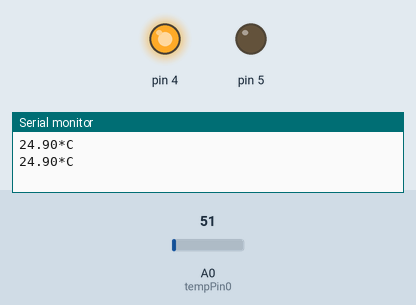
Recording of a sketch running on a simulated Arduino Uno, built with avr-gcc and run on an emulated ATmega328P. Shown: output pins drawn as LEDs (lit = HIGH), the last lines printed to the serial monitor. Inputs (shaded band) come from the test bench; at power-on: A0 (tempPin0) = 51.

Above: at 1.8 s.
1.9 s: A0 (tempPin0) set to 59
3.4 s: A0 (tempPin0) set to 69
At 4.5 s:
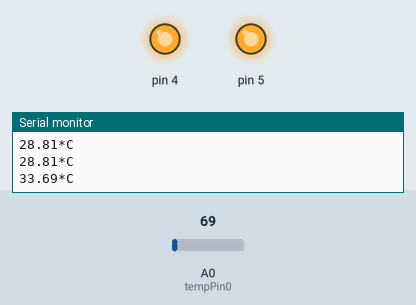
5.5 s: A0 (tempPin0) set to 61
At 7.2 s:
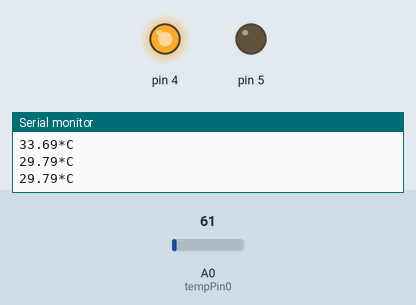
7.5 s: A0 (tempPin0) set to 71
At 8.8 s:
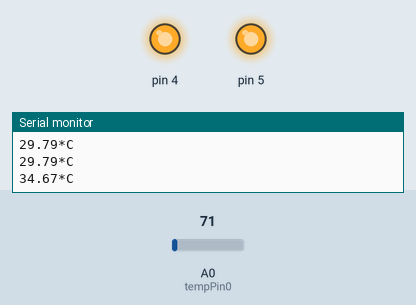
Timing chart, 0 to 10.5 s (numbered marks = the images above; inputs shaded):
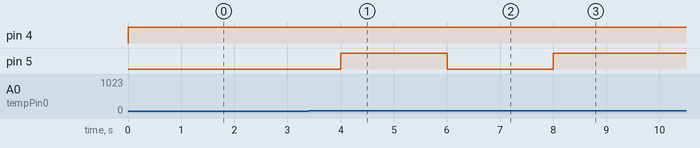

Measured:
- the behaviour switches between 65 and 66 on A0 (tempPin0) (found by bisection; images 0 and 1)
- after the input at 3.4 s, pin 5: LOW → HIGH after 0.60 s
- after the input at 5.5 s, pin 5: HIGH → LOW after 0.50 s
- after the input at 7.5 s, pin 5: LOW → HIGH after 0.51 s

The sketch:

techno_implementation.ino
```cpp
float temp0;
int tempPin0 = A0;
void setup()
{

Serial.begin(9600);
pinMode(5, OUTPUT);
pinMode(4, OUTPUT);

}

void loop()

{
digitalWrite(4, 1);
temp0 = analogRead(tempPin0);
temp0 = temp0 * 0.48828125;
Serial.print(temp0);
Serial.println("*C");
if(temp0>32)
digitalWrite(5, 1);
else
digitalWrite(5, 0);
delay(1000);

}
```
